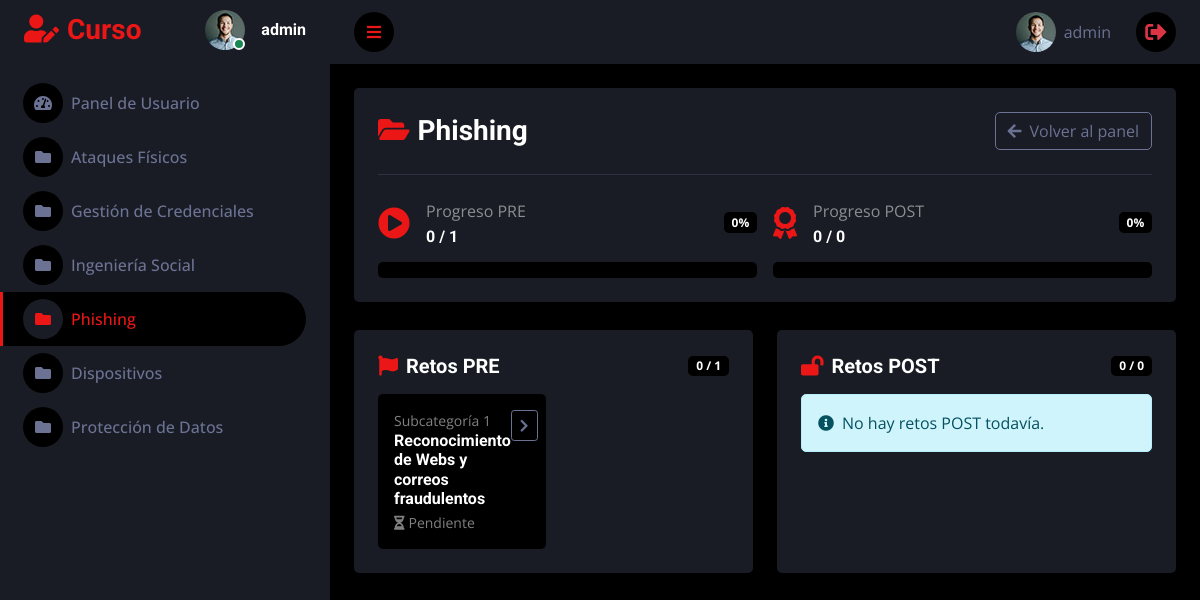
Screenshot of /category/phishing (signed in) with the database file from the repository.
### tables this page shows
CREATE TABLE users (
            id TEXT PRIMARY KEY,
            name TEXT NOT NULL,
            email TEXT NOT NULL UNIQUE,
            password TEXT NOT NULL,
            age INTEGER NOT NULL,
            gender TEXT NOT NULL,
            studies TEXT NOT NULL
        );

CREATE TABLE categories (
            id INTEGER PRIMARY KEY AUTOINCREMENT,
            category_code TEXT NOT NULL UNIQUE,
            title TEXT NOT NULL
        );

CREATE TABLE category_challenges (
            category_code TEXT NOT NULL,
            challenge_id INTEGER NOT NULL,
            phase TEXT NOT NULL CHECK(phase IN ('pre','post')),
            order_index INTEGER NOT NULL DEFAULT 0,
            PRIMARY KEY (category_code, challenge_id),
            FOREIGN KEY (category_code) REFERENCES categories(category_code),
            FOREIGN KEY (challenge_id) REFERENCES challenges(id)
        );

CREATE TABLE challenges (
            id INTEGER PRIMARY KEY AUTOINCREMENT,
            title TEXT NOT NULL UNIQUE,
            is_training INTEGER NOT NULL DEFAULT 1,
            points INTEGER NOT NULL DEFAULT 0,
            question TEXT,
            correct_answer TEXT,
            option1 TEXT,
            option2 TEXT,
            option3 TEXT,
            option4 TEXT,
            is_practical INTEGER NOT NULL DEFAULT 0,
            content TEXT
        );

### app.py (the view)
@app.route("/category/<category_code>")
@login_required
def category_page(category_code):
    category = get_category_by_code(category_code)
    if not category:
        abort(404)
    pre_challenges = get_category_challenges(category_code, "pre")
    post_challenges = get_category_challenges(category_code, "post")
    completed_map = {}
    for ch in pre_challenges + post_challenges:
        completed_map[ch["id"]] = is_challenge_completed(current_user.id, ch["id"])
    pre_total = len(pre_challenges)
    post_total = len(post_challenges)
    pre_done = sum(1 for ch in pre_challenges if completed_map.get(ch["id"]))
    post_done = sum(1 for ch in post_challenges if completed_map.get(ch["id"]))
    pre_pct = round((pre_done / pre_total) * 100) if pre_total else 0
    post_pct = round((post_done / post_total) * 100) if post_total else 0
    all_pre_done = True
    if pre_challenges:
        all_pre_done = all(completed_map.get(ch["id"], False) for ch in pre_challenges)
    return render_template(
        "category.html",
        category=category,
        pre_challenges=pre_challenges,
        post_challenges=post_challenges,
        completed_map=completed_map,
        all_pre_done=all_pre_done,
        pre_total=pre_total,
        post_total=post_total,
        pre_done=pre_done,
        post_done=post_done,
        pre_pct=pre_pct,
        post_pct=post_pct
    )

### templates/category.html (shortened to what this page needs)
<!DOCTYPE html>
<html lang="en">
<head>
    <link href="https://cdnjs.cloudflare.com/ajax/libs/font-awesome/5.10.0/css/all.min.css" rel="stylesheet">
    <link href="https://cdn.jsdelivr.net/npm/bootstrap-icons@1.4.1/font/bootstrap-icons.css" rel="stylesheet">
    <link href="{{ url_for('static', filename='lib/owlcarousel/assets/owl.carousel.min.css') }}" rel="stylesheet">
    <link href="{{ url_for('static', filename='lib/tempusdominus/css/tempusdominus-bootstrap-4.min.css') }}" rel="stylesheet">
    <link href="{{ url_for('static', filename='css/bootstrap.min.css') }}" rel="stylesheet">
    <link href="{{ url_for('static', filename='css/style.css') }}" rel="stylesheet">
</head>
<body>
<div class="container-fluid position-relative d-flex p-0">
    <div class="sidebar pe-4 pb-3">
        <nav class="navbar bg-secondary navbar-dark">
            <a href="{{ url_for('panel') }}" class="navbar-brand mx-4 mb-3">
                <h3 class="text-primary"><i class="fa fa-user-edit me-2"></i>Curso</h3>
            </a>
            <div class="d-flex align-items-center ms-4 mb-4">
                <div class="position-relative">
                    <img class="rounded-circle"
                         src="{{ url_for('static', filename='img/user.jpg') }}"
                         alt=""
                         style="width: 40px; height: 40px;">
                    <div class="bg-success rounded-circle border border-2 border-white position-absolute end-0 bottom-0 p-1"></div>
                </div>
                <div class="ms-3">
                    <h6 class="mb-0">{{ user.id }}</h6>
                </div>
            </div>
            <div class="navbar-nav w-100">
                <a href="{{ url_for('panel') }}" class="nav-item nav-link">
                    <i class="fa fa-tachometer-alt me-2"></i>Panel de Usuario
                </a>
                {% for c in categories %}
                <a href="{{ url_for('category_page', category_code=c.category_code) }}"
                   class="nav-item nav-link {% if c.category_code == category.category_code %}active{% endif %}">
                    <i class="fa fa-folder me-2"></i>{{ c.title }}
                </a>
                {% endfor %}
            </div>
        </nav>
    </div>
    <div class="content">
        <nav class="navbar navbar-expand bg-secondary navbar-dark sticky-top px-4 py-0">
            <a href="#" class="sidebar-toggler flex-shrink-0">
                <i class="fa fa-bars"></i>
            </a>
            <div class="navbar-nav align-items-center ms-auto">
                <span class="nav-link d-flex align-items-center">
                    <img class="rounded-circle me-lg-2"
                         src="{{ url_for('static', filename='img/user.jpg') }}"
                         alt=""
                         style="width: 40px; height: 40px;">
                    <span class="d-none d-lg-inline-flex">{{ user.name }}</span>
                </span>
                <a href="{{ url_for('logout') }}" class="nav-link text-danger">
                    <i class="fa fa-sign-out-alt fa-lg"></i>
                </a>
            </div>
        </nav>
        <div class="container-fluid pt-4 px-4">
            <div class="row g-4">
                <div class="col-12">
                    <div class="bg-secondary rounded p-4">
                        <div class="d-flex flex-column flex-md-row justify-content-between align-items-md-center">
                            <h3 class="mb-0">
                                <i class="fa fa-folder-open text-primary me-2"></i>{{ category.title }}
                            </h3>
                            <a href="{{ url_for('panel') }}" class="btn btn-outline-light mt-3 mt-md-0">
                                <i class="fa fa-arrow-left me-2"></i>Volver al panel
                            </a>
                        </div>
                        <hr class="my-4">
                        <div class="row g-3">
                            <div class="col-md-6">
                                <div class="d-flex align-items-center justify-content-between">
                                    <div class="d-flex align-items-center">
                                        <i class="fa fa-play-circle fa-2x text-primary me-3"></i>
                                        <div>
                                            <p class="mb-1 text-white-50">Progreso PRE</p>
                                            <h6 class="mb-0">{{ pre_done }} / {{ pre_total }}</h6>
                                        </div>
                                    </div>
                                    <span class="badge bg-dark">{{ pre_pct }}%</span>
                                </div>
                                <div class="progress bg-dark mt-3">
                                </div>
                            </div>
                            <div class="col-md-6">
                                <div class="d-flex align-items-center justify-content-between">
                                    <div class="d-flex align-items-center">
                                        <i class="fa fa-award fa-2x text-primary me-3"></i>
                                        <div>
                                            <p class="mb-1 text-white-50">Progreso POST</p>
                                            <h6 class="mb-0">{{ post_done }} / {{ post_total }}</h6>
                                        </div>
                                    </div>
                                    <span class="badge bg-dark">{{ post_pct }}%</span>
                                </div>
                                <div class="progress bg-dark mt-3">
                                </div>
                            </div>
                        </div>
                    </div>
                </div>
            </div>
            {% macro challenge_card(ch, idx, locked=False) %}
                {% set done = completed_map.get(ch.id) %}
                {% if locked %}
                    <div class="bg-dark rounded p-3 h-100">
                        <div class="text-white-50 small">Subcategoría {{ idx }}</div>
                        <h6 class="mb-1 text-white">{{ ch.title }}</h6>
                        <div class="small text-warning"><i class="fa fa-lock me-1"></i>Bloqueado</div>
                    </div>
                {% else %}
                    {% if ch.is_practical %}
                        {% set target = url_for('challenge_page', challenge_id=ch.id) %}
                    {% else %}
                        {% set target = url_for('quiz_page', challenge_id=ch.id, category_code=category.category_code) %}
                    {% endif %}
                    <a href="{{ target }}"
                    class="bg-dark rounded p-3 d-block h-100 text-decoration-none">
                        <div class="d-flex justify-content-between align-items-start">
                            <div>
                                <div class="text-white-50 small">Subcategoría {{ idx }}</div>
                                <h6 class="mb-1 text-white">{{ ch.title }}</h6>
                                <div class="small {% if done %}text-success{% else %}text-white-50{% endif %}">
                                    {% if done %}
                                        <i class="fa fa-check-circle me-1"></i>Completado
                                    {% else %}
                                        <i class="fa fa-hourglass-half me-1"></i>Pendiente
                                    {% endif %}
                                </div>
                            </div>
                            <span class="btn btn-sm {% if done %}btn-success{% else %}btn-outline-light{% endif %}">
                                <i class="fa {% if done %}fa-check{% else %}fa-chevron-right{% endif %}"></i>
                            </span>
                        </div>
                    </a>
                {% endif %}
            {% endmacro %}
            <div class="row g-4 mt-1">
                <div class="col-12 col-xl-6">
                    <div class="bg-secondary rounded h-100 p-4">
                        <div class="d-flex align-items-center justify-content-between mb-3">
                            <h5 class="mb-0"><i class="fa fa-flag text-primary me-2"></i>Retos PRE</h5>
                            <span class="badge bg-dark">{{ pre_done }} / {{ pre_total }}</span>
                        </div>
                        {% if pre_total == 0 %}
                            <div class="alert alert-info mb-0">
                                <i class="fa fa-info-circle me-2"></i>No hay retos PRE todavía.
                            </div>
                        {% else %}
                            <div class="row g-3">
                                {% for ch in pre_challenges %}
                                    <div class="col-12 col-md-6">
                                        {{ challenge_card(ch, loop.index) }}
                                    </div>
                                {% endfor %}
                            </div>
                        {% endif %}
                    </div>
                </div>
                <div class="col-12 col-xl-6">
                    <div class="bg-secondary rounded h-100 p-4">
                        <div class="d-flex align-items-center justify-content-between mb-3">
                            <h5 class="mb-0"><i class="fa fa-lock-open text-primary me-2"></i>Retos POST</h5>
                            <span class="badge bg-dark">{{ post_done }} / {{ post_total }}</span>
                        </div>
                        {% if post_total == 0 %}
                            <div class="alert alert-info mb-0">
                                <i class="fa fa-info-circle me-2"></i>No hay retos POST todavía.
                            </div>
                        {% endif %}
                    </div>
                </div>
            </div>
        </div>
    </div>
</div>
</body>
</html>

### rows the page displays
users: id "admin", name "admin"
categories: title "Ataques Físicos"
categories: title "Gestión de Credenciales"
categories: title "Ingeniería Social"
categories: title "Phishing"
categories: title "Dispositivos"
categories: title "Protección de Datos"
category_challenges: order_index "1", title "Reconocimiento de Webs y correos fraudulentos"

### other values shown
{{ pre_done }} "0"
{{ pre_total }} "1"
{{ pre_pct }} "0"
{{ post_done }} "0"
{{ post_total }} "0"
{{ post_pct }} "0"
